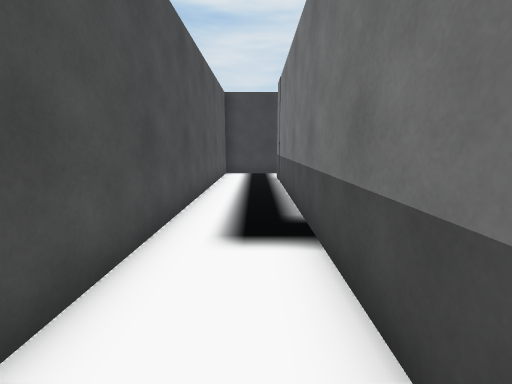
View 1 (above)

16 first-person views from a walk through a Unity game level. The camera is 1.3 m above the floor, tilts 10° down and sees 90° across. The floor is counted in squares, 1 m on a side. Each view is taken from the middle of a square. On the plan, view 1 faces up. The plan holds only what a view shows up to about 13 squares ahead; the rest is blank. The place goes on beyond the plan. The player is left out.

View 2
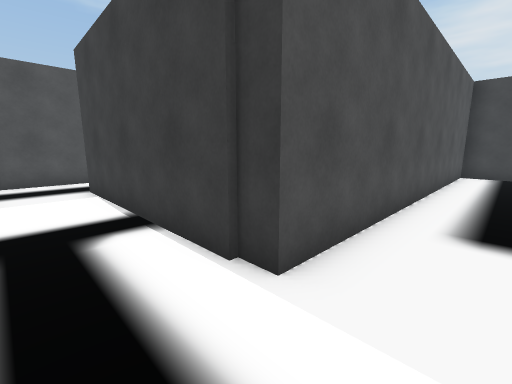

View 3
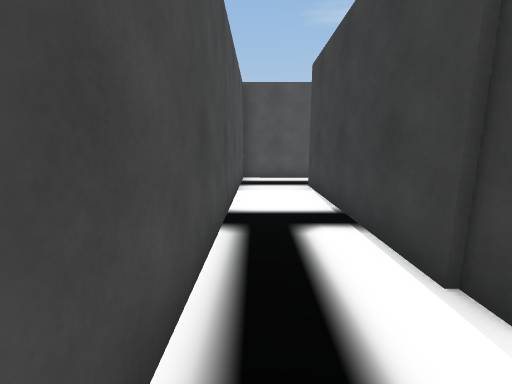

View 4
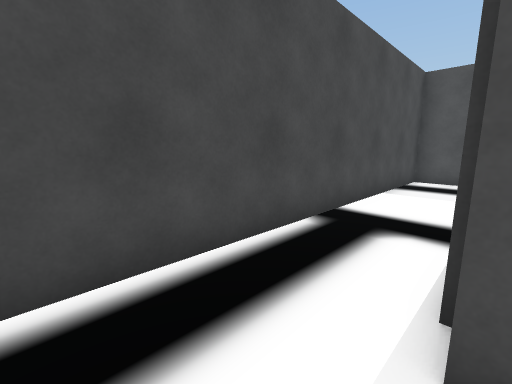

View 5
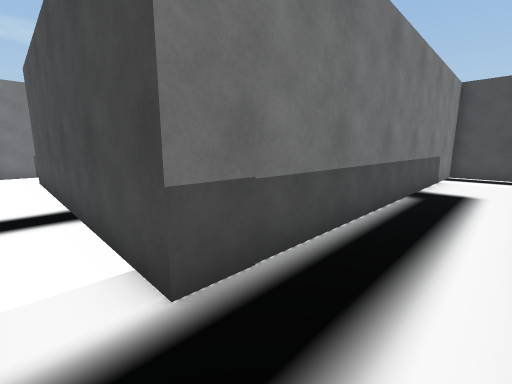

View 6
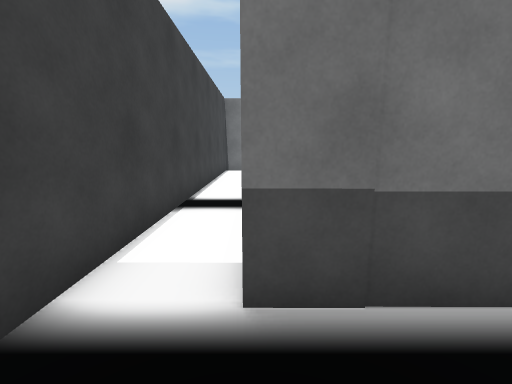

View 7
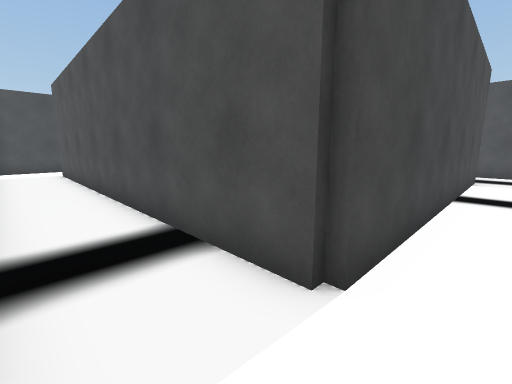

View 8
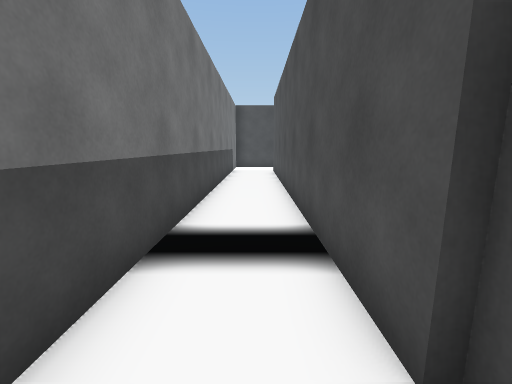

View 9
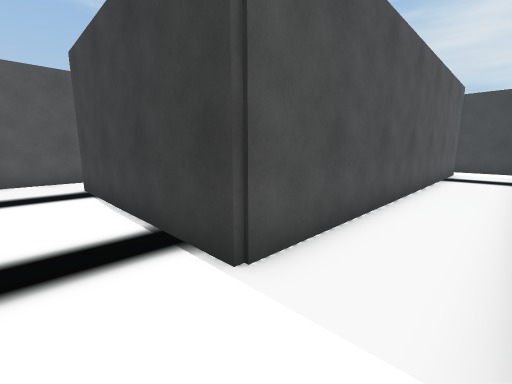

View 10
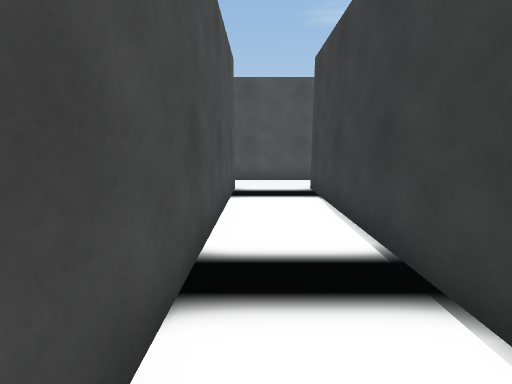

View 11
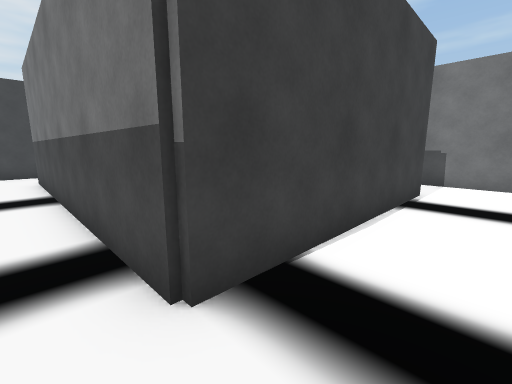

View 12
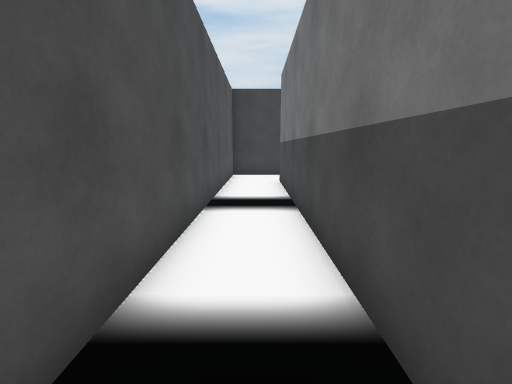

View 13
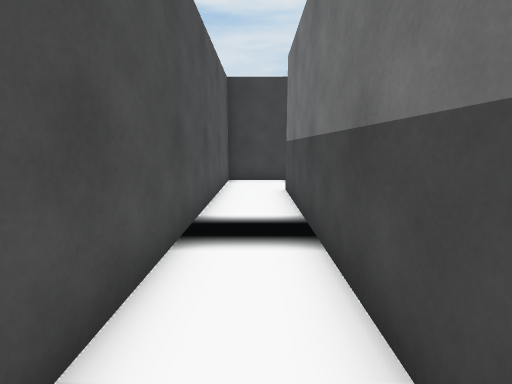

View 14
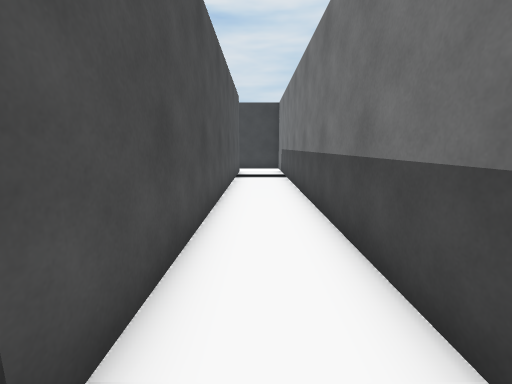

View 15
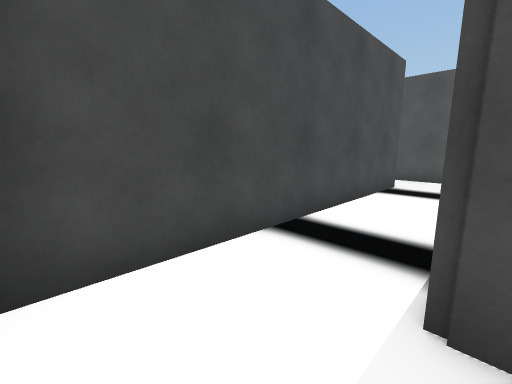

View 16
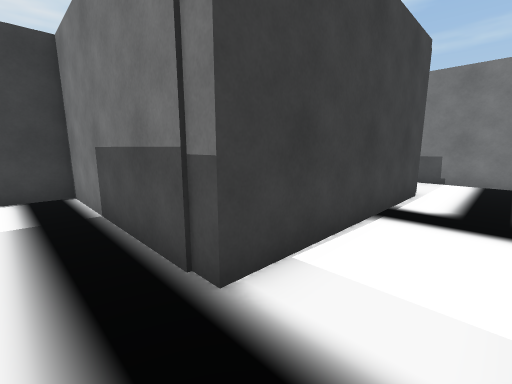

### Floor plan
Ten units are one square. View 1 is at (0, 0); x grows to the right and y downward. Boxes are objects, and circles mark ways between rooms. Rooms are numbered by the first view taken in them; rooms with no view inside come last. Other rooms are left out.
<svg viewBox="-114 -133 253 191">
<path fill="none" stroke="#000" d="M-109 -14 -109 15 9 16 9 -111 111 -111M115 -127 -15 -128 -16 -8 -87 -8 -87 -69 -101 -69M133 40 134 -120M111 -111 110 23 39 23 39 -79M38 47 132 47M130 -127 115 -127M43 -101 19 -101 18 53"/>
<circle cx="110" cy="-120" r="3" fill="#2a7"/>
<text x="-10" y="-50">1</text>
<text x="120" y="-20">2</text>
</svg>
Room 1 opens to room 2.

Where each view was taken, in squares from view 1:
view 1: 0 up, 0 right, facing up
view 2: 1 down, 0 right, facing up-left
view 3: 1 down, 0 right, facing left
view 4: 1 up, 0 right, facing down-left
view 5: 12 up, 1 left, facing down-right
view 6: 11 up, 1 left, facing right
view 7: 12 up, 13 right, facing down-left
view 8: 12 up, 12 right, facing down
view 9: 4 down, 13 right, facing up-left
view 10: 4 down, 12 right, facing left
view 11: 4 down, 3 right, facing up-right
view 12: 2 down, 3 right, facing up
view 13: 0 up, 3 right, facing up
view 14: 3 down, 12 right, facing up
view 15: 2 down, 13 right, facing down-left
view 16: 1 down, 10 left, facing up-right
